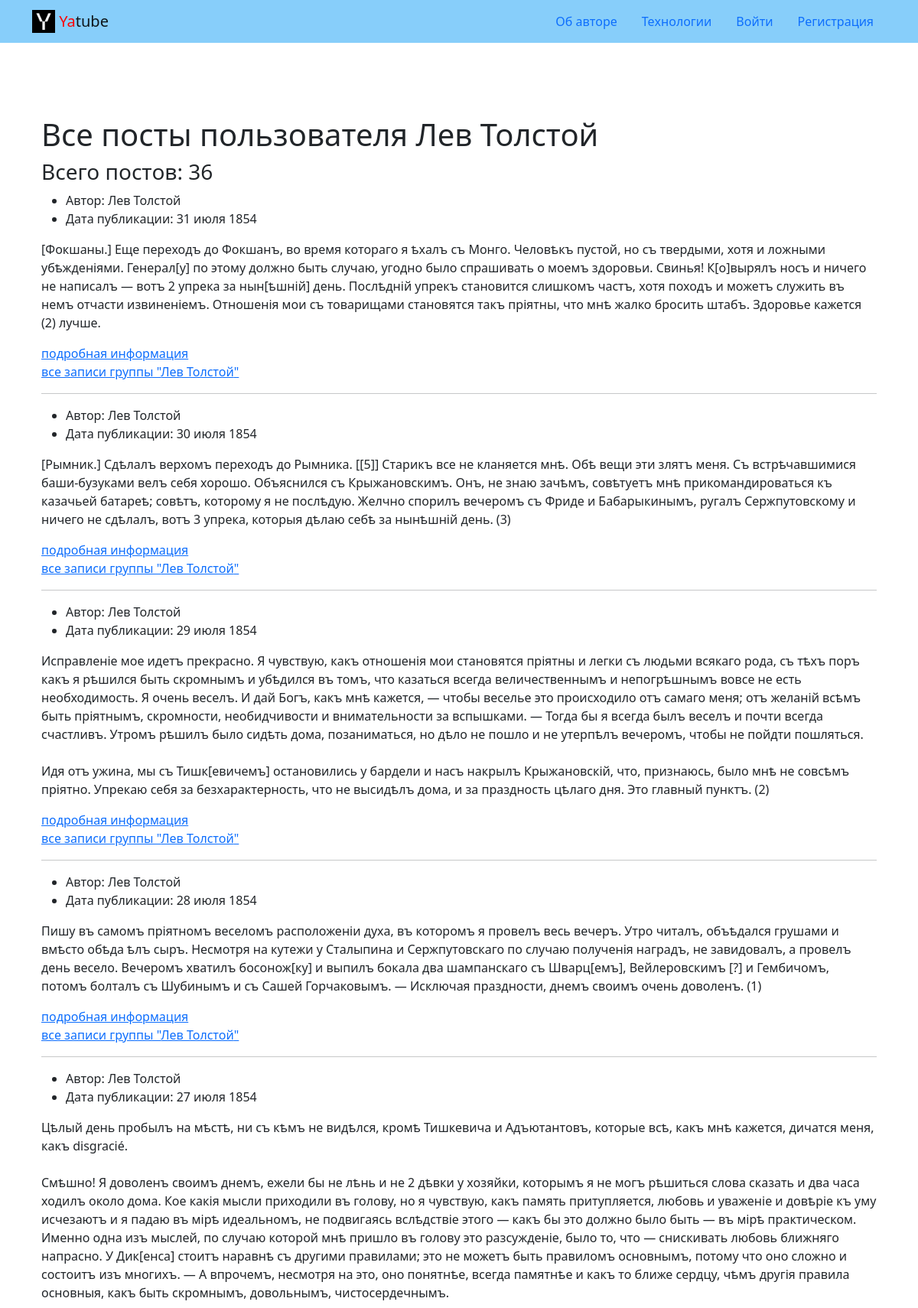
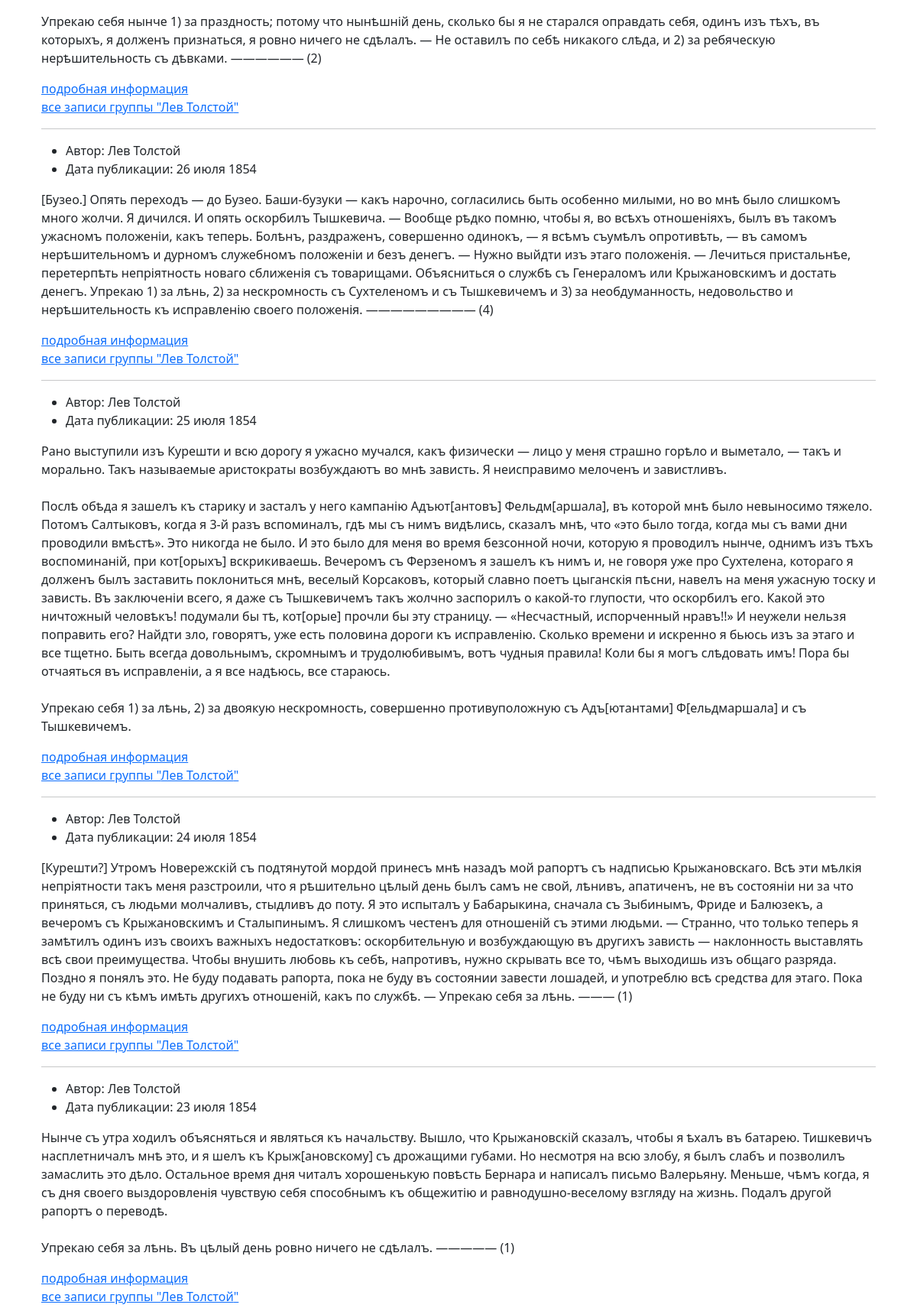
The page /profile/leo/ (upper part) on the database its author committed (2 pictures, top to bottom).
### post/models.py (models this page shows, shortened)
class Post(models.Model):
    text = models.TextField()
    pub_date = models.DateTimeField(auto_now_add=True)
    author = models.ForeignKey(
        User,
        on_delete=models.CASCADE,
    )
    group = models.ForeignKey(
        Group,
        on_delete=models.CASCADE,
        blank=True,
        null=True,
        related_name='posts'
    )

class Group(models.Model):
    title = models.TextField()
    slug = models.SlugField(unique=True)
    description = models.TextField()

### post/views.py (the view)
# urls.py: path('profile/<str:username>/', views.profile, name='profile'),
def profile(request, username):
    author = get_object_or_404(get_user_model(), username=username)
    post_list = author.post_set.all().order_by('-pub_date')  # ← изменили с posts на post_set
    paginator = Paginator(post_list, 10)
    page_number = request.GET.get('page')
    page_obj = paginator.get_page(page_number)
    context = {
        'author': author,
        'page_obj': page_obj,
        'post_count': post_list.count(),
    }
    return render(request, 'post/profile.html', context)

### core/context_processors/year.py (called while the page is built)
def year(request):
    return {
        'year': datetime.now().year
    }

### templates/post/profile.html (shortened to what this page needs)
{% extends 'base.html' %}
{% block content %}
<div class="container py-5">
  <h1>Все посты пользователя {{ author.get_full_name }}</h1>
  <h3>Всего постов: {{ post_count }}</h3>
  {% if page_obj %}
    {% for post in page_obj %}
    <article>
      <ul>
        <li>
          Автор: {{ post.author.get_full_name }}
        </li>
        <li>
          Дата публикации: {{ post.pub_date|date:"d E Y" }}
        </li>
      </ul>
      <p>{{ post.text|linebreaksbr }}</p>
      <a href="{% url 'post:post_detail' post.id %}">подробная информация</a>
      <br>
      {% if post.group %}
        <a href="{% url 'post:group_list' post.group.slug %}">
          все записи группы "{{ post.group.title }}"
        </a>
      {% endif %}
      {% if not forloop.last %}<hr>{% endif %}
    </article>
    {% endfor %}
  {% else %}
    <p>У пользователя пока нет постов.</p>
  {% endif %}
</div>
{% endblock %}

### rows shown on the page
Post: author.get_full_name "Лев Толстой", pub_date "31 июля 1854", text "[Фокшаны.] Еще переходъ до Фокшанъ, во время котораго я ѣхалъ съ Монго. Человѣкъ пустой, но съ твердыми, хотя и ложными убѣжденіями. Генерал[у] по этому должно быть случаю, угодно было спрашивать о моемъ здоровьи. Свинья! К[о]вырялъ носъ и ничего не написалъ — вотъ 2 упрека за нын[ѣшній] день. Послѣдній упрекъ становится слишкомъ частъ, хотя походъ и можетъ служить въ немъ отчасти извиненіемъ. Отношенія мои съ товарищами становятся такъ пріятны, что мнѣ жалко бросить штабъ. Здоровье кажется (2) лучше.", group "Лев Толстой"
Post: author.get_full_name "Лев Толстой", pub_date "30 июля 1854", text "[Рымник.] Сдѣлалъ верхомъ переходъ до Рымника. [[5]] Старикъ все не кланяется мнѣ. Обѣ вещи эти злятъ меня. Съ встрѣчавшимися баши-бузуками велъ себя хорошо. Объяснился съ Крыжановскимъ. Онъ, не знаю зачѣмъ, совѣтуетъ мнѣ прикомандироваться къ казачьей батареѣ; совѣтъ, которому я не послѣдую. Желчно спорилъ вечеромъ съ Фриде и Бабарыкинымъ, ругалъ Сержпутовскому и ничего не сдѣлалъ, вотъ 3 упрека, которыя дѣлаю себѣ за нынѣшній день. (3)", group "Лев Толстой"
Post: author.get_full_name "Лев Толстой", pub_date "29 июля 1854", text "Исправленіе мое идетъ прекрасно. Я чувствую, какъ отношенія мои становятся пріятны и легки съ людьми всякаго рода, съ тѣхъ поръ какъ я рѣшился быть скромнымъ и убѣдился въ томъ, что казаться всегда величественнымъ и непогрѣшнымъ вовсе не есть необходимость. Я очень веселъ. И дай Богъ, какъ мнѣ кажется, — чтобы веселье это происходило отъ самаго меня; отъ желаній всѣмъ быть пріятнымъ, скромности, необидчивости и внимательности за вспышками. — Тогда бы я всегда былъ веселъ и почти всегда счастливъ. Утромъ рѣшилъ было сидѣть дома, позаниматься, но дѣло не пошло и не утерпѣлъ вечеромъ, чтобы не пойдти пошляться. Идя отъ ужина, мы съ Тишк[евичемъ] остановились у бардели и насъ накрылъ…", group "Лев Толстой"
Post: author.get_full_name "Лев Толстой", pub_date "28 июля 1854", text "Пишу въ самомъ пріятномъ веселомъ расположеніи духа, въ которомъ я провелъ весь вечеръ. Утро читалъ, объѣдался грушами и вмѣсто обѣда ѣлъ сыръ. Несмотря на кутежи у Сталыпина и Сержпутовскаго по случаю полученія наградъ, не завидовалъ, а провелъ день весело. Вечеромъ хватилъ босонож[ку] и выпилъ бокала два шампанскаго съ Шварц[емъ], Вейлеровскимъ [?] и Гембичомъ, потомъ болталъ съ Шубинымъ и съ Сашей Горчаковымъ. — Исключая праздности, днемъ своимъ очень доволенъ. (1)", group "Лев Толстой"
Post: author.get_full_name "Лев Толстой", pub_date "27 июля 1854", text "Цѣлый день пробылъ на мѣстѣ, ни съ кѣмъ не видѣлся, кромѣ Тишкевича и Адъютантовъ, которые всѣ, какъ мнѣ кажется, дичатся меня, какъ disgracié. Смѣшно! Я доволенъ своимъ днемъ, ежели бы не лѣнь и не 2 дѣвки у хозяйки, которымъ я не могъ рѣшиться слова сказать и два часа ходилъ около дома. Кое какія мысли приходили въ голову, но я чувствую, какъ память притупляется, любовь и уваженіе и довѣріе къ уму исчезаютъ и я падаю въ мірѣ идеальномъ, не подвигаясь вслѣдствіе этого — какъ бы это должно было быть — въ мірѣ практическом. Именно одна изъ мыслей, по случаю которой мнѣ пришло въ голову это разсужденіе, было то, что — снискивать любовь ближняго напрасно. У Дик[енса] стоитъ наравнѣ съ другими…", group "Лев Толстой"
Post: author.get_full_name "Лев Толстой", pub_date "26 июля 1854", text "[Бузео.] Опять переходъ — до Бузео. Баши-бузуки — какъ нарочно, согласились быть особенно милыми, но во мнѣ было слишкомъ много жолчи. Я дичился. И опять оскорбилъ Тышкевича. — Вообще рѣдко помню, чтобы я, во всѣхъ отношеніяхъ, былъ въ такомъ ужасномъ положеніи, какъ теперь. Болѣнъ, раздраженъ, совершенно одинокъ, — я всѣмъ съумѣлъ опротивѣть, — въ самомъ нерѣшительномъ и дурномъ служебномъ положеніи и безъ денегъ. — Нужно выйдти изъ этаго положенія. — Лечиться пристальнѣе, перетерпѣть непріятность новаго сближенія съ товарищами. Объясниться о службѣ съ Генераломъ или Крыжановскимъ и достать денегъ. Упрекаю 1) за лѣнь, 2) за нескромность съ Сухтеленомъ и съ Тышкевичемъ и 3) за…", group "Лев Толстой"
Post: author.get_full_name "Лев Толстой", pub_date "25 июля 1854", text "Рано выступили изъ Курешти и всю дорогу я ужасно мучался, какъ физически — лицо у меня страшно горѣло и выметало, — такъ и морально. Такъ называемые аристократы возбуждаютъ во мнѣ зависть. Я неисправимо мелоченъ и завистливъ. Послѣ обѣда я зашелъ къ старику и засталъ у него кампанію Адъют[антовъ] Фельдм[аршала], въ которой мнѣ было невыносимо тяжело. Потомъ Салтыковъ, когда я 3-й разъ вспоминалъ, гдѣ мы съ нимъ видѣлись, сказалъ мнѣ, что «это было тогда, когда мы съ вами дни проводили вмѣстѣ». Это никогда не было. И это было для меня во время безсонной ночи, которую я проводилъ нынче, однимъ изъ тѣхъ воспоминаній, при кот[орыхъ] вскрикиваешь. Вечеромъ съ Ферзеномъ я зашелъ къ нимъ и, не…", group "Лев Толстой"
Post: author.get_full_name "Лев Толстой", pub_date "24 июля 1854", text "[Курешти?] Утромъ Новережскій съ подтянутой мордой принесъ мнѣ назадъ мой рапортъ съ надписью Крыжановскаго. Всѣ эти мѣлкія непріятности такъ меня разстроили, что я рѣшительно цѣлый день былъ самъ не свой, лѣнивъ, апатиченъ, не въ состояніи ни за что приняться, съ людьми молчаливъ, стыдливъ до поту. Я это испыталъ у Бабарыкина, сначала съ Зыбинымъ, Фриде и Балюзекъ, а вечеромъ съ Крыжановскимъ и Сталыпинымъ. Я слишкомъ честенъ для отношеній съ этими людьми. — Странно, что только теперь я замѣтилъ одинъ изъ своихъ важныхъ недостатковъ: оскорбительную и возбуждающую въ другихъ зависть — наклонность выставлять всѣ свои преимущества. Чтобы внушить любовь къ себѣ, напротивъ, нужно скрывать все…", group "Лев Толстой"
Post: author.get_full_name "Лев Толстой", pub_date "23 июля 1854", text "Нынче съ утра ходилъ объясняться и являться къ начальству. Вышло, что Крыжановскій сказалъ, чтобы я ѣхалъ въ батарею. Тишкевичъ насплетничалъ мнѣ это, и я шелъ къ Крыж[ановскому] съ дрожащими губами. Но несмотря на всю злобу, я былъ слабъ и позволилъ замаслить это дѣло. Остальное время дня читалъ хорошенькую повѣсть Бернара и написалъ письмо Валерьяну. Меньше, чѣмъ когда, я съ дня своего выздоровленія чувствую себя способнымъ къ общежитію и равнодушно-веселому взгляду на жизнь. Подалъ другой рапортъ о переводѣ. Упрекаю себя за лѣнь. Въ цѣлый день ровно ничего не сдѣлалъ. ————— (1)", group "Лев Толстой"

### other values the page prints
{{ author.get_full_name }} "Лев Толстой"
{{ post_count }} "36"
